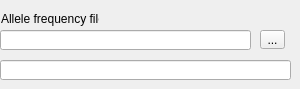
            <widget class="QWidget" name="page_21">
             <widget class="QLineEdit" name="lineEdit_11">
              <property name="geometry">
               <rect>
                <x>0</x>
                <y>30</y>
                <width>251</width>
                <height>20</height>
               </rect>
              </property>
              <property name="alignment">
               <set>Qt::AlignLeading|Qt::AlignLeft|Qt::AlignVCenter</set>
              </property>
              <property name="readOnly">
               <bool>true</bool>
              </property>
              <property name="placeholderText">
               <string/>
              </property>
             </widget>
             <widget class="QLabel" name="label_51">
              <property name="geometry">
               <rect>
                <x>1</x>
                <y>11</y>
                <width>98</width>
                <height>16</height>
               </rect>
              </property>
              <property name="text">
               <string>Allele frequency file:</string>
              </property>
             </widget>
             <widget class="QToolButton" name="toolButton_2">
              <property name="geometry">
               <rect>
                <x>260</x>
                <y>30</y>
                <width>25</width>
                <height>19</height>
               </rect>
              </property>
              <property name="text">
               <string>...</string>
              </property>
             </widget>
             <widget class="QLineEdit" name="lineEdit_2">
              <property name="geometry">
               <rect>
                <x>0</x>
                <y>60</y>
                <width>291</width>
                <height>20</height>
               </rect>
              </property>
              <property name="readOnly">
               <bool>true</bool>
              </property>
             </widget>
            </widget>
